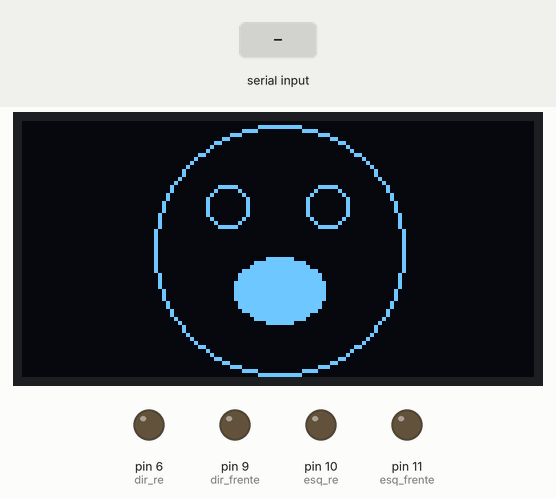
Simulated run of this sketch. Board: Arduino Uno, built with avr-gcc and run on an emulated ATmega328P. Shown: 128×64 one-colour display, output pins drawn as LEDs (lit = HIGH). The inputs (shaded band) are chosen by the test bench. What the sketch prints to the serial monitor is not drawn.

Above: at 1.2 s.
1.3 s: "F" received over the second serial link
2.8 s: "B" received over the second serial link
4.3 s: "L" received over the second serial link
5.8 s: "R" received over the second serial link
Timing chart, 0 to 8.3 s (numbered marks = the images above; inputs shaded):
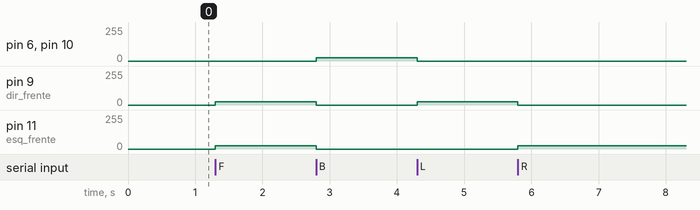

Measured:
- after the input at 1.3 s, pin 9 (dir_frente), pin 11 (esq_frente): 0/255 → 25/255 at once
- after the input at 2.8 s, pin 6 (dir_re), pin 10 (esq_re): 0/255 → 25/255 at once; pin 9 (dir_frente), pin 11 (esq_frente): 25/255 → 0/255 at once
- after the input at 4.3 s, pin 6 (dir_re), pin 10 (esq_re): 25/255 → 0/255 at once; pin 9 (dir_frente): 0/255 → 25/255 at once
- after the input at 5.8 s, pin 9 (dir_frente): 25/255 → 0/255 at once; pin 11 (esq_frente): 0/255 → 25/255 at once

The sketch:

carrinho.ino
```cpp
#include <Arduino.h>
#include <U8g2lib.h>

#ifdef U8X8_HAVE_HW_SPI
#include <SPI.h>
#endif
#ifdef U8X8_HAVE_HW_I2C
#include <Wire.h>
#endif


U8G2_SSD1306_128X64_NONAME_F_HW_I2C u8g2(U8G2_R0, /* reset=*/ U8X8_PIN_NONE);

int esq_frente = 11;
int esq_re = 10;
int dir_frente = 9;
int dir_re = 6;


float vel = 1;
float max_vel = 10;
int vel_atual = (vel/max_vel)*255;

#include "SoftwareSerial.h"

//Create a new software  serial
SoftwareSerial bluetooth(2, 3); //TX, RX (Bluetooth)


void setup() {
  // put your setup code here, to run once:
  Serial.begin(9600);

  pinMode(esq_frente, OUTPUT);
  pinMode(esq_re, OUTPUT);
  pinMode(dir_frente, OUTPUT);
  pinMode(dir_re, OUTPUT);


  bluetooth.begin(9600);

  u8g2.begin();

  u8g2.clearBuffer();

  rosto_sorrindo();

  u8g2.sendBuffer();


}

int x = u8g2.getDisplayWidth()/2;
int y = u8g2.getDisplayHeight()/2;
int raio = y-1;

void loop() {
  // put your main code here, to run repeatedly:

  if (bluetooth.available()) {
    char r = bluetooth.read(); //Read and save the byte

    switch (r) {

      case 'F':
        frente();
        break;

      case 'B':
        re();
        break;

      case 'L':
        esquerda();
        break;

      case 'R':
        direita();
        break;

      case 'S':
        parar();
        break;

      case '0':
        vel = 1;
        break;

      case '1':
        vel = 2;
        break;

      case '2':
        vel = 3;
        break;

      case '3':
        vel = 4;
        break;

      case '4':
        vel = 5;
        break;

      case '5':
        vel = 6;
        break;

      case '6':
        vel = 7;
        break;

      case '7':
        vel = 8;
        break;

      case '8':
        vel = 9;
        break;

      case '9':
        vel = 10;
        break;

      case 'q':
        vel = 10;
        break;


      default:
        parar();

    }

    if (r != 'S') {

      Serial.print("Comando: ");
      Serial.print(r);
      Serial.print(" - Velocidade atual: ");
      Serial.print(vel_atual);
      Serial.print(" - vel: ");
      Serial.println(vel);

    }


  }


  vel_atual = (vel/max_vel)*255;
  //Serial.println(vel_atual);

}

void frente() {

  analogWrite(esq_frente, vel_atual);
  analogWrite(esq_re, 0);

  analogWrite(dir_frente, vel_atual);
  analogWrite(dir_re, 0);

}

void re() {

  analogWrite(esq_frente, 0);
  analogWrite(esq_re, vel_atual);

  analogWrite(dir_frente, 0);
  analogWrite(dir_re, vel_atual);


}

void parar() {

  analogWrite(esq_frente, 0);
  analogWrite(esq_re, 0);

  analogWrite(dir_frente, 0);
  analogWrite(dir_re, 0);

}

void direita() {

  analogWrite(esq_frente, vel_atual);
  analogWrite(esq_re, 0);

  analogWrite(dir_frente, 0);
  analogWrite(dir_re, 0);

}

void esquerda() {

  analogWrite(esq_frente, 0);
  analogWrite(esq_re, 0);

  analogWrite(dir_frente, vel_atual);
  analogWrite(dir_re, 0);

}


void rosto_irritado() {

  u8g2.drawCircle(x, y, raio);

  //olho esquerdo
  //u8g2.drawCircle(x - raio/2.5, y/1.5, 5);

  int altura = 13;
  int largura = 13;

  //coordenada do ponto de cima do triângulo
  int x1 = x - raio/2;
  int y1 = y - raio/1.8;

  int x3 = x1;
  int y3 = y1+altura;

  int x2 = x1 + largura;
  int y2 = y3;

  u8g2.drawTriangle(x1-2, y1, x2, y2-2, x3+1, y3);

  //olho direito
  x1 = x + raio/2;

   x3 = x1;
   y3 = y1+altura;

   x2 = x1 - largura;
   y2 = y3;

  u8g2.drawTriangle(x1+2, y1, x2, y2-2, x3-1, y3);

  //boca
  u8g2.drawFilledEllipse(x, y + raio/2, 11, 8, U8G2_DRAW_UPPER_RIGHT);
  u8g2.drawFilledEllipse(x, y + raio/2, 11, 8, U8G2_DRAW_UPPER_LEFT);

}

void rosto_sorrindo() {
  u8g2.drawCircle(x, y, raio);
  //olho esquerdo
  u8g2.drawCircle(x - raio/2.5, y/1.5, 5);

  //olho direito
  u8g2.drawCircle(x + raio/2.5, y/1.5, 5);

  //boca
  u8g2.drawFilledEllipse(x, y + raio/3, 11, 8, U8G2_DRAW_LOWER_RIGHT);
  u8g2.drawFilledEllipse(x, y + raio/3, 11, 8, U8G2_DRAW_LOWER_LEFT);

}

void rosto_piscando() {
  u8g2.clearBuffer();
  u8g2.drawCircle(x, y, raio);
  //olho esquerdo
  u8g2.drawCircle(x - raio/2.5, y/1.5, 5);

  //olho direito
  u8g2.drawCircle(x + raio/2.5, y/1.5, 5,U8G2_DRAW_LOWER_RIGHT);
  u8g2.drawCircle(x + raio/2.5, y/1.5, 5,U8G2_DRAW_LOWER_LEFT);
  //boca
  u8g2.drawFilledEllipse(x, y + raio/3, 11, 8, U8G2_DRAW_LOWER_RIGHT);
  u8g2.drawFilledEllipse(x, y + raio/3, 11, 8, U8G2_DRAW_LOWER_LEFT);

  u8g2.sendBuffer();
}
```
